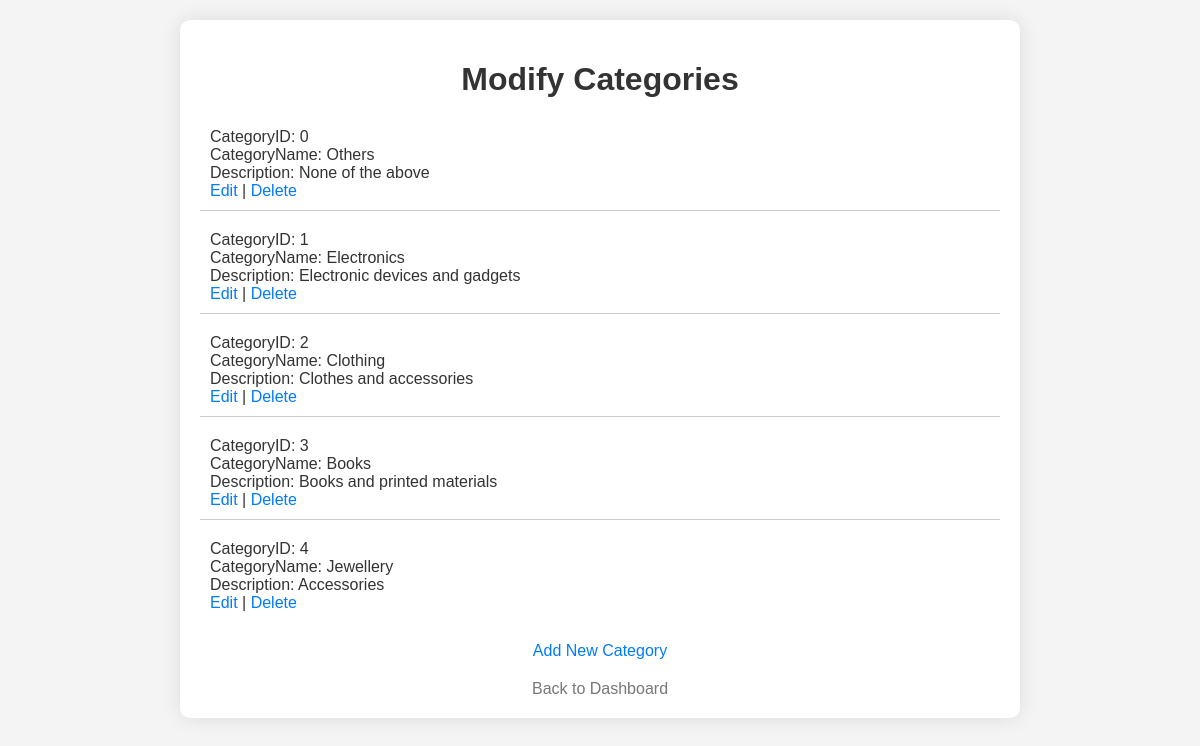
Screenshot of /modify_categories.php with the database file from the repository.
### tables this page shows
CREATE TABLE `itemcategories` (
  `CategoryID` int(11) NOT NULL,
  `CategoryName` varchar(50) DEFAULT NULL,
  `Description` text DEFAULT NULL
);

### modify_categories.php (the view, shortened to what this page needs)
<!DOCTYPE html>
<html lang="en">
<head>
</head>
<body>
    <div class="container">
        <h1>Modify Categories</h1>
        <div class="categories">
            <?php
            include_once "db_connection.php";
            $sql = "SELECT * FROM ItemCategories";
            $result = $conn->query($sql);
            if ($result->num_rows > 0) {
                while($row = $result->fetch_assoc()) {
                    echo "<div class='category'>";
                    echo "<span>CategoryID: " . $row["CategoryID"]. "</span><br>";
                    echo "<span>CategoryName: " . $row["CategoryName"]. "</span><br>";
                    echo "<span>Description: " . $row["Description"] . "</span><br>";
                    echo "<a href='edit_category.php?id=" . $row["CategoryID"] . "'>Edit</a> | ";
                    echo "<a href='delete_category.php?id=" . $row["CategoryID"] . "' onclick='return confirm(\"Are you sure you want to delete this category?\")'>Delete</a>";
                    echo "</div>";
                }
            } else {
                echo "<p>No categories found.</p>";
            }
            ?>
        </div>
        <div class="add-new">
            <a href="add_category.php">Add New Category</a>
        </div>
        <a class="back" href="admin_dashboard.php">Back to Dashboard</a>
    </div>
</body>
</html>

### modify_categories.php (style rules this page uses)
body { font-family: Arial, sans-serif; background-color: #f4f4f4; color: #333; margin: 0; padding: 0; }
.container { max-width: 800px; margin: 20px auto; padding: 20px; background-color: #fff; border-radius: 10px; box-shadow: 0 0 20px rgba(0, 0, 0, 0.1); }
h1 { text-align: center; margin-bottom: 20px; }
.category { margin-bottom: 10px; border-bottom: 1px solid #ccc; padding: 10px; }
.category:last-child { border-bottom: none; }
a { text-decoration: none; color: #007bff; transition: color 0.3s ease; }
.add-new { text-align: center; margin-top: 20px; }
.back { display: block; text-align: center; margin-top: 20px; color: #777; }

### rows the page displays
itemcategories: CategoryID "0", CategoryName "Others", Description "None of the above"
itemcategories: CategoryID "1", CategoryName "Electronics", Description "Electronic devices and gadgets"
itemcategories: CategoryID "2", CategoryName "Clothing", Description "Clothes and accessories"
itemcategories: CategoryID "3", CategoryName "Books", Description "Books and printed materials"
itemcategories: CategoryID "4", CategoryName "Jewellery", Description "Accessories"
